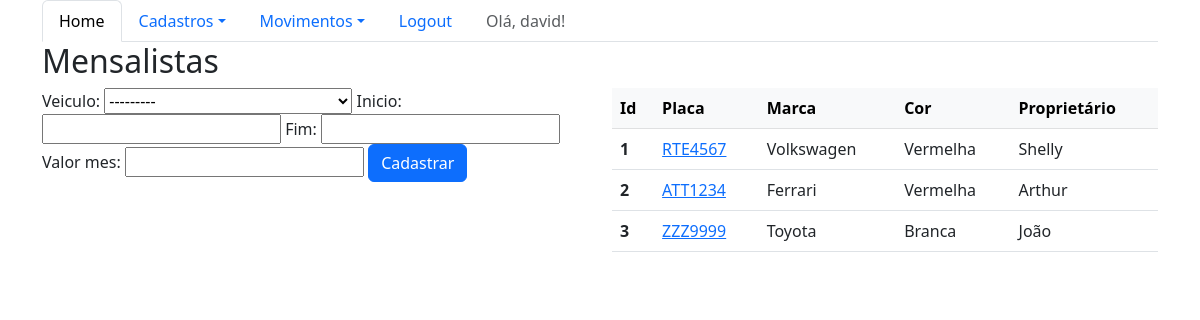
Screenshot of /sistema/mensalistas/ (signed in) with the database file from the repository.
### core/models.py (models this page shows, shortened)
class Mensalista(models.Model):
    veiculo = models.ForeignKey(Veiculo, on_delete=models.CASCADE)
    inicio = models.DateField()
    fim = models.DateField(auto_now=False, null=True, blank=True)
    valor_mes = models.DecimalField(max_digits=6, decimal_places=2)

class Veiculo(models.Model):
    placa = models.CharField(max_length=7)
    marca = models.ForeignKey(Marca,blank=True,null=True, on_delete=models.CASCADE)
    proprietario = models.ForeignKey(Pessoa,on_delete=models.CASCADE)
    cor = models.CharField(max_length=15, blank=True, null=True)
    observacoes = models.TextField(blank=True, null=True)
    def __str__(self):
        return self.placa + ' (' + self.marca.nome + ' - ' + self.proprietario.nome + ')'

class Marca(models.Model):
    nome = models.CharField(max_length=50)
    def __str__(self):
        return self.nome

class Pessoa(models.Model):
    nome = models.CharField(max_length=100)
    endereco = models.CharField(max_length=200,blank=True,null=True)
    telefone = models.CharField(max_length=20,blank=True,null=True)
    def __str__(self):
        return self.nome

### core/views.py (the view)
@login_required
def lista_mensalistas(request):
    mensalistas = Mensalista.objects.all()
    form = MensalistaForm()
    data = {'mensalistas': mensalistas, 'form': form}
    return render(request, 'core/lista_mensalistas.html', data )

### core/forms.py
class MensalistaForm(ModelForm):
    class Meta:
        model = Mensalista
        fields = '__all__'

### core/templates/core/lista_mensalistas.html (shortened to what this page needs)
{% extends 'logado.html' %}
{% load bootstrap %}
{% block main %}
    <div class="row">
        <div class="col-12">
            <h2>Mensalistas</h2>
        </div>
    </div>
    <div class="row">
        <div class="col-sm-6">
            <form action="{% url 'core_mensalista_novo' %}" method="POST">
                {{form|bootstrap}}
                <button type="submit" class="btn btn-primary">Cadastrar</button>
            </form>
        </div>
        <div class="col-sm-6">
            <table class="table">
              <thead class="table-light">
                <tr>
                  <th scope="col">Id</th>
                  <th scope="col">Placa</th>
                  <th scope="col">Marca</th>
                  <th scope="col">Cor</th>
                  <th scope="col">Proprietário</th>
                </tr>
              </thead>
              <tbody>
              {% for mensalista in mensalistas %}
                <tr>
                  <th scope="row">{{mensalista.id}}</th>
                  <td><a href="{% url 'core_mensalista_update' mensalista.id %}">{{mensalista.veiculo.placa}}</a></td>
                  <td>{{mensalista.veiculo.marca}}</td>
                  <td>{{mensalista.veiculo.cor}}</td>
                  <td>{{mensalista.veiculo.proprietario}}</td>
                </tr>
                {% endfor%}
              </tbody>
            </table>
        </div>
    </div>
{% endblock %}

### templates/logado.html (shortened to what this page needs)
{% extends 'base.html' %}
    {% block contents %}
    <ul class="nav nav-tabs">
      {% if user.is_authenticated %}
      <li class="nav-item">
        <a class="nav-link active" aria-current="page" href="{% url 'core_home' %}">Home</a>
      </li>
      <li class="nav-item dropdown">
        <a class="nav-link dropdown-toggle" data-bs-toggle="dropdown" href="#" role="button" aria-expanded="false">Cadastros</a>
      </li>
      <li class="nav-item dropdown">
        <a class="nav-link dropdown-toggle" data-bs-toggle="dropdown" href="#" role="button" aria-expanded="false">Movimentos</a>
      </li>
      <li class="nav-item">
        <a class="nav-link" href="{% url 'logout' %}">Logout</a>
      </li>
      <li class="nav-item">
        <a class="nav-link disabled" href="#">Olá, {{user}}!</a>
      </li>
      {% else %}
      <li class="nav-item">
        <a class="nav-link" href="{% url 'login' %}">Login</a>
      </li>
      {%endif%}
    </ul>
    {% block main %}
    {% endblock %}
{% endblock %}

### rows the page displays
Mensalista: id "1", veiculo.placa "RTE4567", veiculo.marca "Volkswagen", veiculo.cor "Vermelha", veiculo.proprietario "Shelly"
Mensalista: id "2", veiculo.placa "ATT1234", veiculo.marca "Ferrari", veiculo.cor "Vermelha", veiculo.proprietario "Arthur"
Mensalista: id "3", veiculo.placa "ZZZ9999", veiculo.marca "Toyota", veiculo.cor "Branca", veiculo.proprietario "João"

### other values shown
{{ user }} "david"
